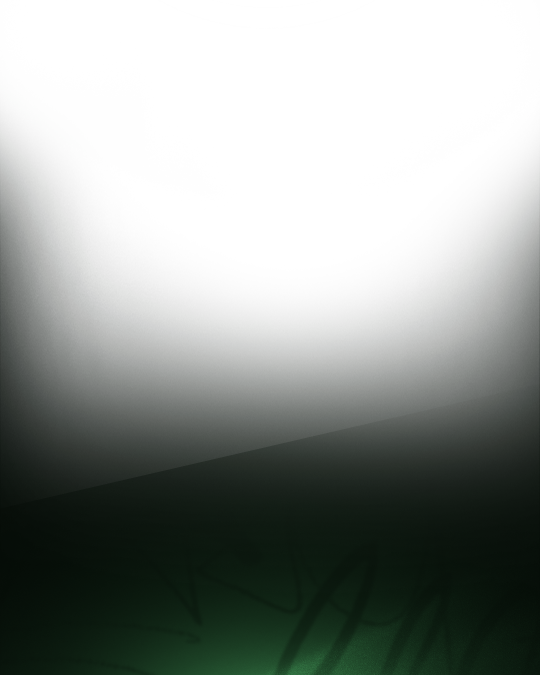
#> input picture body_overlay.png, 1080 x 1350 px (shown at 1/2 size)
$ python -i studio_editor.py   (imports and definitions only)
#> lines starting #> are read from the running program, lines starting #| are printed output that depends on the picture
#!/usr/bin/env python3
"""Studio editor: turns a rendered post into an interactive page where the photos can be dragged and zoomed.

Every generator calls this when it gets `--editor` (or `"editor": true` in the JSON):

    python3 <format>_render.py data.json out.png photo.jpg --editor

That writes, next to out.png, `out_editor.html`: a self-contained page with
  - the background photo        -> drag to move, scroll / slider to zoom
  - the circle (if any)         -> drag to move it on the slide, scroll / slider to resize it
  - the photo inside the circle -> tick "Inside circle", then drag / zoom it
  - everything else (texture, text, cards, logos) as one fixed layer: the design can't be changed here
and a Download PNG button (1080x1350). Nothing is uploaded anywhere; the page needs no network.

How the layers are made: the generator runs a second time with the photo left transparent, so the
design layer is exactly the one in the PNG. The photos are embedded at up to 2400 px (circle 1400 px).
"""
import base64, io, json, os, sys
from PIL import Image, ImageOps

W, H = 1080, 1350
PHOTO_MAX = 2400
CIRCLE_MAX = 1400


def _uri(img, fmt="PNG", quality=90):
    buf = io.BytesIO()
    if fmt == "JPEG":
        img.convert("RGB").save(buf, "JPEG", quality=quality, optimize=True)
        mime = "image/jpeg"
    else:
        img.save(buf, "PNG", optimize=True)
        mime = "image/png"
    return f"data:{mime};base64," + base64.b64encode(buf.getvalue()).decode()


def _load(path, max_side, bw=False):
#> called with path = 'body_overlay.png', max_side = 2400, bw = False
    im = ImageOps.exif_transpose(Image.open(path)).convert("RGB")
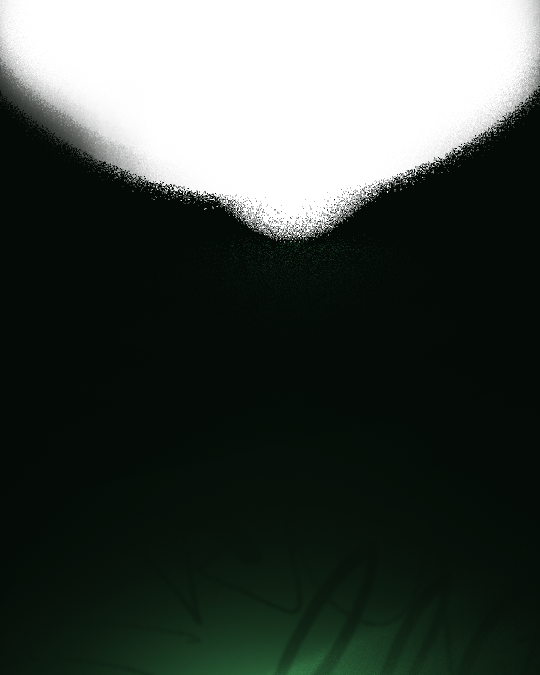
#> im: PIL image 1080x1350 RGB (shown at 1/2 size); mean R, G, B 68.3, 75.6, 70.2
    if bw:
        im = ImageOps.grayscale(im).convert("RGB")
    k = min(1.0, max_side / max(im.size))
#> k = 1
    if k < 1:
        im = im.resize((round(im.width * k), round(im.height * k)), Image.LANCZOS)
    return im


# [5 lines left out: function _mask_png, not called in this run]


class Scene:
    """Ordered layers, bottom to top. Static layers are collected on a transparent canvas between the
    movable ones; call split(canvas) before adding a movable layer."""

    def __init__(self):
        self.layers = []
        self.bg = None          # embedded background photo (PIL) for the cutout mask

    # --- movable layers ---
    def photo(self, path, zoom=1.0, fx=0.5, fy=0.35, bw=False, rect=None, key=None, index=None):
        """rect=(x, y, w, h): the photo fills only that box (e.g. one half of a side-by-side post).
        key / index: where its framing goes in "Settings for Claude" (e.g. key="left", index=1)."""
        im = _load(path, PHOTO_MAX, bw)
        if self.bg is None:
            self.bg = im
        lay = {"type": "photo", "src": _uri(im, "JPEG", 92), "w": im.width, "h": im.height,
               "zoom": float(zoom), "fx": float(fx), "fy": float(fy)}
        if rect is not None:
            lay["rect"] = [int(v) for v in rect]
        if key is not None:
            lay["key"] = key
        if index is not None:
            lay["index"] = int(index)
        self.layers.append(lay)
        return Image.new("RGBA", (W, H), (0, 0, 0, 0))

    # [41 lines left out: functions cutout, circle, flush_circle, not called in this run]

    def xmark(self):
        """The red X of the last circle (drawn above the cutout, like the generators)."""
        self.layers.append({"type": "xmark"})

    # --- fixed layers ---
    def static(self, canvas):
        if canvas is not None and canvas.getchannel("A").getbbox():
            self.layers.append({"type": "static", "src": _uri(canvas.convert("RGBA"))})

    # [44 lines left out: functions split, write, run, artifact_version, not called in this run]


def wants_editor(argv, data):
    return "--editor" in argv or bool(data.get("editor"))


FULL_OPEN = ('<!doctype html><html lang="en"><head><meta charset="utf-8">'
             '<meta name="viewport" content="width=device-width,initial-scale=1,viewport-fit=cover"></head><body>')
FULL_CLOSE = '</body></html>'

TEMPLATE = r"""<title>__TITLE__</title>
<meta name="claude:viewport-fit-sides" content="cover">
<style>
:root{--acc:__ACCENT__;--ink:#0a0a0a;--bg:#0f1012;--panel:#17191c;--panel2:#202328;--line:rgba(255,255,255,.1);--txt:#f2f3f4;--mut:rgba(242,243,244,.62);--white:#ffffff;--black:#000000;color-scheme:dark}
/* deliberate single dark look: a photo-editing tool, so the post itself carries all the colour */
*{box-sizing:border-box}html,body{margin:0;background:var(--bg);color:var(--txt);font:14px/1.4 system-ui,-apple-system,"Segoe UI",Roboto,sans-serif}
.app{display:grid;grid-template-columns:300px minmax(0,1fr);gap:16px;min-height:100vh;padding-left:max(16px,env(safe-area-inset-left,0px));padding-right:max(16px,env(safe-area-inset-right,0px));padding-block:16px}
aside{background:var(--panel);border:1px solid var(--line);border-radius:12px;padding:18px;display:flex;flex-direction:column;gap:14px;align-self:start}
h1{font-size:16px;margin:0}.mut{color:var(--mut);font-size:12px}
.sec{border-top:1px solid var(--line);padding-top:12px;display:flex;flex-direction:column;gap:8px}
.lbl{font-size:11px;font-weight:700;letter-spacing:1.2px;text-transform:uppercase;color:var(--mut)}
.row{display:flex;align-items:center;gap:8px;font-size:12px}.row span{width:84px;color:var(--mut);flex:none}
input[type=range]{flex:1;accent-color:var(--acc);min-width:0}
.seg{display:flex;background:var(--panel2);border:1px solid var(--line);border-radius:9px;overflow:hidden}
.seg button{flex:1;background:none;border:0;color:var(--mut);font:600 12px system-ui;padding:8px 6px;cursor:pointer}
.seg button.on{background:var(--acc);color:var(--ink)}.seg button:disabled{opacity:.35;cursor:default}
.btn{border:0;border-radius:9px;padding:10px 14px;font:700 13px system-ui;cursor:pointer}
.btn.pri{background:var(--acc);color:var(--ink)}.btn.gh{background:var(--panel2);color:var(--txt);border:1px solid var(--line)}
.btn:focus-visible,.seg button:focus-visible{outline:2px solid var(--acc);outline-offset:2px}
main{display:flex;flex-direction:column;align-items:center;gap:12px;max-height:calc(100vh - 32px);min-width:0}
.stage{flex:1;min-height:0;width:100%;display:flex;align-items:center;justify-content:center}
canvas{height:100%;max-height:calc(100vh - 110px);width:auto;max-width:100%;aspect-ratio:1080/1350;border-radius:8px;box-shadow:0 18px 50px rgba(0,0,0,.55);touch-action:none;cursor:grab;background:var(--panel2)}
canvas.drag{cursor:grabbing}
.btns{display:flex;gap:10px;flex-wrap:wrap;justify-content:center}
textarea{width:100%;height:84px;background:var(--panel2);color:var(--txt);border:1px solid var(--line);border-radius:8px;font:11px ui-monospace,monospace;padding:8px;resize:vertical}
.toast{position:fixed;left:50%;bottom:calc(22px + env(safe-area-inset-bottom,0px));transform:translateX(-50%);background:var(--white);color:var(--black);font:600 13px system-ui;padding:9px 14px;border-radius:9px;opacity:0;transition:.2s;pointer-events:none}
.toast.show{opacity:1}
@media (prefers-reduced-motion: reduce){.toast{transition:none}}
.modal{position:fixed;inset:0;background:rgba(0,0,0,.85);display:none;align-items:center;justify-content:center;padding:16px}
.modal.show{display:flex}.modal .box{background:var(--panel);border-radius:12px;padding:14px;max-width:480px;width:100%;text-align:center}
.modal img{width:100%;max-height:70vh;object-fit:contain;margin:10px 0;border-radius:6px}
@media (max-width:860px){.app{grid-template-columns:minmax(0,1fr)}aside{order:2}main{order:1;max-height:none}canvas{width:100%;height:auto;max-height:none}}
</style>
<div class="app">
<aside>
  <div><h1 id="ttl">Adjust photos</h1><div class="mut">Drag on the preview to move. Scroll (or use the sliders) to zoom. Text and design stay locked.</div></div>
  <div class="sec">
    <div class="lbl">Drag moves</div>
    <div class="seg" id="seg">
      <button data-t="photo" class="on">Photo</button><button data-t="circle">Circle</button><button data-t="inner">Inside circle</button>
    </div>
    <div class="mut" id="segHint">Tip: with “Photo” selected, grabbing the circle moves the circle.</div>
  </div>
  <div class="sec">
    <div class="lbl">Zoom</div>
    <div class="row"><span>Photo</span><input type="range" id="zPhoto" min="1" max="4" step="0.01" value="1"></div>
    <div class="row cOnly"><span>Circle size</span><input type="range" id="zCircle" min="140" max="1000" step="1" value="430"></div>
    <div class="row cOnly"><span>Inside circle</span><input type="range" id="zInner" min="1" max="4" step="0.01" value="1"></div>
  </div>
  <div class="sec">
    <button class="btn gh" id="reset" type="button">Reset to Claude’s version</button>
  </div>
  <div class="sec">
    <div class="lbl">Settings for Claude</div>
    <div class="mut">Paste these into the chat to make the change permanent (Claude will render the same framing).</div>
    <textarea id="settings" readonly></textarea>
    <button class="btn gh" id="copySet" type="button">Copy settings</button>
  </div>
</aside>
<main>
  <div class="stage"><canvas id="c" width="1080" height="1350" aria-label="Post preview"></canvas></div>
  <div class="btns"><button class="btn pri" id="dl" type="button">Download PNG</button><button class="btn gh" id="copyImg" type="button">Copy image</button></div>
</main>
</div>
<div class="modal" id="modal"><div class="box"><b>Your post</b><div class="mut">Right-click → Save image as… (long-press on phone)</div><img id="mImg" alt="Finished post"><button class="btn gh" id="mClose" type="button">Close</button></div></div>
<div class="toast" id="toast" role="status"></div>
<script id="sceneData" type="application/json">/*__SCENE__*/null</script>
<script>
const S = JSON.parse(document.getElementById('sceneData').textContent);
const W = S.w, H = S.h, $ = id => document.getElementById(id);
const cv = $('c'), ctx = cv.getContext('2d');
document.title = S.title; $('ttl').textContent = S.title;
const L = S.layers;
const photos = L.filter(l => l.type === 'photo'), circle = L.find(l => l.type === 'circle');
let photo = photos[0];   // the photo the zoom slider acts on (last one touched)
const ORIG = JSON.parse(JSON.stringify(L.map(l => ({zoom:l.zoom, fx:l.fx, fy:l.fy, d:l.d, cx:l.cx, cy:l.cy}))));
let target = 'photo';

/* ---- load images ---- */
const load = src => new Promise(r => { const i = new Image(); i.onload = () => r(i); i.onerror = () => r(null); i.src = src; });
async function boot(){
  for(const l of L){
    if(l.src) l.img = await load(l.src);
    if(l.mask) l.maskImg = await load(l.mask);
    if(l.pop) l.popImg = await load(l.pop);
  }
  if(!circle){ document.querySelectorAll('.cOnly').forEach(e => e.hidden = true);
    document.querySelectorAll('#seg button[data-t="circle"],#seg button[data-t="inner"]').forEach(b => b.disabled = true);
    $('segHint').hidden = true; }
  if(photos.length > 1){ $('segHint').hidden = false; $('segHint').textContent = 'Each photo moves on its own: drag the one you want. The zoom slider follows the last photo you touched.'; }
  syncSliders(); render();
}

/* ---- geometry (same maths as the Python generators) ---- */
function box(l){ const r = l.rect; return r ? {x: r[0], y: r[1], w: r[2], h: r[3]} : {x: 0, y: 0, w: W, h: H}; }
function photoRect(l){ // cover its box (the whole canvas by default), zoom, focus = share of the overflow
  const b = box(l), s = Math.max(b.w / l.w, b.h / l.h) * l.zoom, nw = l.w * s, nh = l.h * s;
  return {x: b.x - Math.round((nw - b.w) * l.fx), y: b.y - Math.round((nh - b.h) * l.fy), w: nw, h: nh, s, b};
}
function innerRect(c){ // image inside the circle: covers the d x d disc
  const s = Math.max(c.d / c.w, c.d / c.h) * c.zoom, nw = Math.max(c.d, c.w * s), nh = Math.max(c.d, c.h * s);
  const x0 = Math.round((nw - c.d) * c.fx), y0 = Math.round((nh - c.d) * c.fy);
  return {x: c.cx - c.d / 2 - x0, y: c.cy - c.d / 2 - y0, w: nw, h: nh, x0, y0};
}

/* ---- drawing ---- */
const off = document.createElement('canvas'); off.width = W; off.height = H; const ox = off.getContext('2d');
function masked(img, rect, mask, clip){ // img drawn at rect, kept only where mask is, optional clip rect
  ox.save(); ox.clearRect(0, 0, W, H);
  if(clip){ ox.beginPath(); ox.rect(clip.x, clip.y, clip.w, clip.h); ox.clip(); }
  ox.imageSmoothingQuality = 'high';
  ox.drawImage(img, rect.x, rect.y, rect.w, rect.h);
  ox.globalCompositeOperation = 'destination-in';
  ox.drawImage(mask, rect.x, rect.y, rect.w, rect.h);
  ox.restore();
  ctx.drawImage(off, 0, 0);
}
function drawCircle(c){
  const r = innerRect(c), R = c.d / 2;
  ctx.save(); ctx.beginPath(); ctx.arc(c.cx, c.cy, R, 0, Math.PI * 2); ctx.clip();
  ctx.imageSmoothingQuality = 'high'; ctx.drawImage(c.img, r.x, r.y, r.w, r.h);
  ctx.restore();
  ctx.save(); ctx.beginPath(); ctx.arc(c.cx, c.cy, R - c.stroke / 2, 0, Math.PI * 2);
  ctx.lineWidth = c.stroke; ctx.strokeStyle = '#fff'; ctx.stroke(); ctx.restore();
  if(c.popImg){ // head breaking out over the top of the frame
    masked(c.img, r, c.popImg, {x: c.cx - R, y: c.cy - R - 0.12 * c.d, w: c.d, h: 0.12 * c.d + R});
  }
}
function drawX(c){
  const xs = Math.round(c.d * 0.27), wdt = Math.max(8, Math.round(c.d * 0.05)), pad = wdt / 2;
  const x = c.cx - xs / 2, y = c.cy - c.d / 2 - xs * 0.55;
  ctx.save(); ctx.lineCap = 'butt'; ctx.lineWidth = wdt;
  ctx.shadowColor = 'rgba(0,0,0,.45)'; ctx.shadowBlur = 12; ctx.shadowOffsetY = 4;
  ctx.strokeStyle = 'rgb(237,28,36)'; ctx.beginPath();
  ctx.moveTo(x + pad, y + pad); ctx.lineTo(x + xs - pad, y + xs - pad);
  ctx.moveTo(x + pad, y + xs - pad); ctx.lineTo(x + xs - pad, y + pad); ctx.stroke(); ctx.restore();
}
function render(){
  ctx.clearRect(0, 0, W, H);
  for(const l of L){
    if(l.type === 'photo' && l.img){ const r = photoRect(l); ctx.save(); ctx.beginPath(); ctx.rect(r.b.x, r.b.y, r.b.w, r.b.h); ctx.clip();
      ctx.imageSmoothingQuality = 'high'; ctx.drawImage(l.img, r.x, r.y, r.w, r.h); ctx.restore(); }
    else if(l.type === 'static' && l.img) ctx.drawImage(l.img, 0, 0);
    else if(l.type === 'circle' && l.img) drawCircle(l);
    else if(l.type === 'cutout' && l.maskImg && photos[0] && photos[0].img) masked(photos[0].img, photoRect(photos[0]), l.maskImg);
    else if(l.type === 'xmark' && circle && circle.x) drawX(circle);
  }
  writeSettings();
}
let raf = 0; const req = () => { if(!raf) raf = requestAnimationFrame(() => { raf = 0; render(); }); };

/* ---- settings text: the same framing, as JSON the generators read ---- */
const r3 = v => Math.round(v * 1000) / 1000;
function writeSettings(){
  const o = {};
  for(const p of photos){
    if(p.key === undefined){ o.bg_zoom = r3(p.zoom); o.bg_focus_x = r3(p.fx); o.bg_focus_y = r3(p.fy); }
    else if(p.index === undefined){ o[p.key] = Object.assign(o[p.key] || {}, {bg_zoom: r3(p.zoom), bg_focus_x: r3(p.fx), bg_focus_y: r3(p.fy)}); }
    else { o[p.key] = o[p.key] || {}; (o[p.key].framing = o[p.key].framing || [])[p.index] = {zoom: r3(p.zoom), focus_x: r3(p.fx), focus_y: r3(p.fy)}; }
  }
  if(circle){ o.circle = {pos: [Math.round(circle.cx), Math.round(circle.cy)], size: Math.round(circle.d),
                          zoom: r3(circle.zoom), focus_x: r3(circle.fx), focus_y: r3(circle.fy)}; }
  $('settings').value = JSON.stringify(o);
}

/* ---- interaction ---- */
const clamp = (v, a, b) => Math.max(a, Math.min(b, v));
function setTarget(t){ if(!circle && t !== 'photo') return; target = t;
  document.querySelectorAll('#seg button').forEach(b => b.classList.toggle('on', b.dataset.t === t)); }
document.querySelectorAll('#seg button').forEach(b => b.addEventListener('click', () => setTarget(b.dataset.t)));
function pt(e){ const r = cv.getBoundingClientRect(); return {x: (e.clientX - r.left) * W / r.width, y: (e.clientY - r.top) * H / r.height, k: W / r.width}; }
function inCircle(p){ return circle && Math.hypot(p.x - circle.cx, p.y - circle.cy) <= circle.d / 2; }
function photoAt(p){ for(let i = photos.length - 1; i >= 0; i--){ const b = box(photos[i]);
  if(p.x >= b.x && p.x <= b.x + b.w && p.y >= b.y && p.y <= b.y + b.h) return photos[i]; } return photos[0]; }
function whatAt(p){ if(target === 'inner') return circle ? 'inner' : 'photo'; if(target === 'circle') return 'circle';
  if(inCircle(p)) return 'circle'; if(photos.length){ photo = photoAt(p); syncSliders(); } return 'photo'; }
function movePhoto(l, dx, dy){ const r = photoRect(l), b = r.b;
  if(r.w > b.w) l.fx = clamp(l.fx - dx / (r.w - b.w), 0, 1); if(r.h > b.h) l.fy = clamp(l.fy - dy / (r.h - b.h), 0, 1); }
function moveInner(c, dx, dy){ const r = innerRect(c);
  if(r.w > c.d) c.fx = clamp(c.fx - dx / (r.w - c.d), 0, 1); if(r.h > c.d) c.fy = clamp(c.fy - dy / (r.h - c.d), 0, 1); }
function zoomPhoto(l, z, p){ // keep the point under the cursor in place
  const r0 = photoRect(l), ix = (p.x - r0.x) / r0.w, iy = (p.y - r0.y) / r0.h;
  l.zoom = clamp(z, 1, 4); const r1 = photoRect({...l, fx: 0, fy: 0}), b = r1.b;
  const x0 = ix * r1.w - (p.x - b.x), y0 = iy * r1.h - (p.y - b.y);
  l.fx = r1.w > b.w ? clamp(x0 / (r1.w - b.w), 0, 1) : 0.5; l.fy = r1.h > b.h ? clamp(y0 / (r1.h - b.h), 0, 1) : 0.5;
}
function zoomInner(c, z, p){
  const r0 = innerRect(c), ix = (p.x - r0.x) / r0.w, iy = (p.y - r0.y) / r0.h;
  c.zoom = clamp(z, 1, 4); const r1 = innerRect({...c, fx: 0, fy: 0});
  const x0 = ix * r1.w - (p.x - (c.cx - c.d / 2)), y0 = iy * r1.h - (p.y - (c.cy - c.d / 2));
  c.fx = r1.w > c.d ? clamp(x0 / (r1.w - c.d), 0, 1) : 0.5; c.fy = r1.h > c.d ? clamp(y0 / (r1.h - c.d), 0, 1) : 0.5;
}
function resizeCircle(c, d){ c.d = clamp(d, 140, 1000); }
let drag = null;
cv.addEventListener('pointerdown', e => { const p = pt(e), what = whatAt(p);
  if(what === 'photo' && !photo) return;
  drag = {what, x: e.clientX, y: e.clientY, k: p.k}; cv.setPointerCapture(e.pointerId); cv.classList.add('drag'); });
cv.addEventListener('pointermove', e => { if(!drag) return;
  const dx = (e.clientX - drag.x) * drag.k, dy = (e.clientY - drag.y) * drag.k; drag.x = e.clientX; drag.y = e.clientY;
  if(drag.what === 'photo') movePhoto(photo, dx, dy);
  else if(drag.what === 'circle'){ circle.cx = clamp(circle.cx + dx, -circle.d / 2, W + circle.d / 2); circle.cy = clamp(circle.cy + dy, -circle.d / 2, H + circle.d / 2); }
  else if(drag.what === 'inner') moveInner(circle, dx, dy);
  req(); });
const end = () => { drag = null; cv.classList.remove('drag'); syncSliders(); };
cv.addEventListener('pointerup', end); cv.addEventListener('pointercancel', end);
cv.addEventListener('wheel', e => { e.preventDefault(); const p = pt(e), what = whatAt(p), f = Math.exp(-e.deltaY * 0.0015);
  if(what === 'photo' && photo) zoomPhoto(photo, photo.zoom * f, p);
  else if(what === 'circle') resizeCircle(circle, circle.d * f);
  else if(what === 'inner') zoomInner(circle, circle.zoom * f, p);
  syncSliders(); req(); }, {passive: false});
window.addEventListener('keydown', e => { // arrow keys nudge the selected item by 1 px (10 with Shift)
  const m = {ArrowLeft: [-1, 0], ArrowRight: [1, 0], ArrowUp: [0, -1], ArrowDown: [0, 1]}[e.key]; if(!m || e.target.tagName === 'TEXTAREA') return;
  e.preventDefault(); const n = e.shiftKey ? 10 : 1, dx = m[0] * n, dy = m[1] * n;
  if(target === 'photo' && photo) movePhoto(photo, dx, dy); else if(target === 'circle' && circle){ circle.cx += dx; circle.cy += dy; }
  else if(target === 'inner' && circle) moveInner(circle, dx, dy); req(); });
function syncSliders(){ if(photo) $('zPhoto').value = photo.zoom; else $('zPhoto').disabled = true;
  if(circle){ $('zCircle').value = circle.d; $('zInner').value = circle.zoom; } }
$('zPhoto').addEventListener('input', e => { if(photo){ const b = box(photo); zoomPhoto(photo, +e.target.value, {x: b.x + b.w / 2, y: b.y + b.h / 2}); req(); } });
$('zCircle').addEventListener('input', e => { if(circle){ resizeCircle(circle, +e.target.value); req(); } });
$('zInner').addEventListener('input', e => { if(circle){ zoomInner(circle, +e.target.value, {x: circle.cx, y: circle.cy}); req(); } });
$('reset').addEventListener('click', () => { L.forEach((l, i) => Object.assign(l, Object.fromEntries(Object.entries(ORIG[i]).filter(([k, v]) => v !== undefined)))); syncSliders(); req(); });

/* ---- export ---- */
function toast(m){ const t = $('toast'); t.textContent = m; t.classList.add('show'); clearTimeout(toast.t); toast.t = setTimeout(() => t.classList.remove('show'), 2400); }
let downloads = null;
try{ if(window.claude && typeof window.claude.use === 'function') window.claude.use('downloads').then(d => { downloads = d; }).catch(() => {}); }catch(e){}
const blob = () => { render(); return new Promise(r => cv.toBlob(r, 'image/png')); };
function modal(b){ $('mImg').src = URL.createObjectURL(b); $('modal').classList.add('show'); }
$('mClose').addEventListener('click', () => $('modal').classList.remove('show'));
$('dl').addEventListener('click', async () => {
  const b = await blob(); if(!b) return toast('Export failed');
  if(downloads){ try{ await downloads.save({filename: S.filename, data: b}); toast('Saved'); return; }
    catch(err){ if(err && err.code === 'declined'){ toast('Download cancelled'); return; } } }
  let top = false; try{ top = window.self === window.top; }catch(e){}
  if(top){ const a = document.createElement('a'); a.href = URL.createObjectURL(b); a.download = S.filename; document.body.appendChild(a); a.click(); a.remove(); toast('Saved to Downloads'); return; }
  modal(b);
});
$('copyImg').addEventListener('click', async () => { const b = await blob();
  try{ await navigator.clipboard.write([new ClipboardItem({'image/png': b})]); toast('Image copied'); }catch(e){ modal(b); } });
$('copySet').addEventListener('click', async () => { try{ await navigator.clipboard.writeText($('settings').value); toast('Settings copied'); }
  catch(e){ $('settings').select(); toast('Select and copy the text'); } });
boot();
</script>
"""
# [6 lines not run here, left out]

>>> result = Scene().photo('body_overlay.png')
#> result: PIL image 1080x1350 RGBA; every value is 0

$ run again, on quote_overlay.png
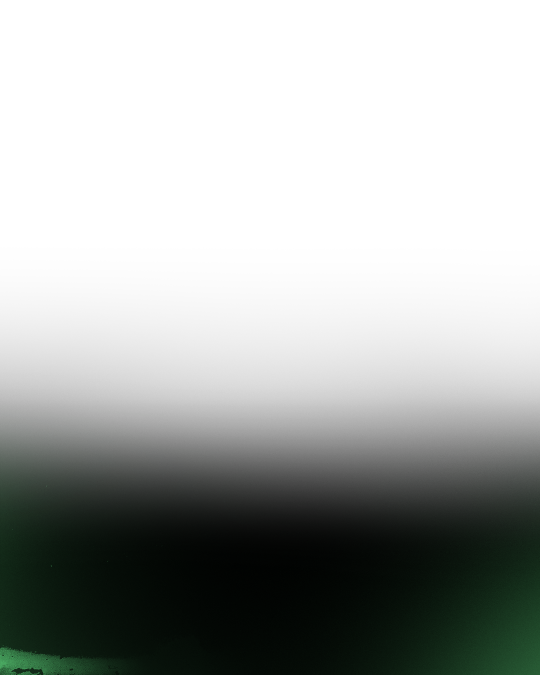
#> input picture quote_overlay.png, 1080 x 1350 px (shown at 1/2 size)
#> in _load, `im = ImageOps.exif_transpose(Image.open(path)).convert("RGB")`:
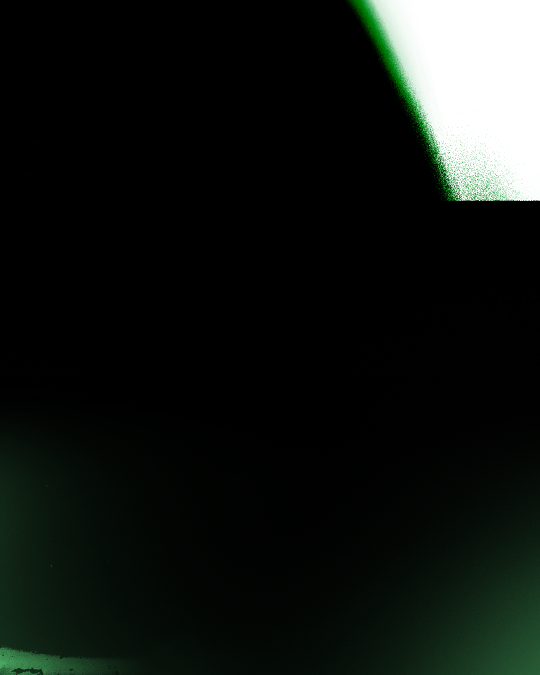
#> im: PIL image 1080x1350 RGB (shown at 1/2 size); mean R, G, B 19.5, 23.7, 20.5
#> result: PIL image 1080x1350 RGBA; every value is 0
